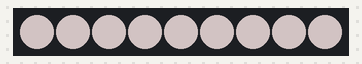
Simulated run of this sketch. Board: Arduino Uno, built with avr-gcc and run on an emulated ATmega328P. On the bench: 9 RGB LEDs in strip order, left to right. Dim RGB values are drawn brighter than linear.

Above: at 0.15 s.
At 4.36 s:
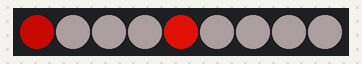
At 9.76 s:
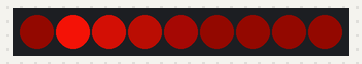
At 19.38 s:
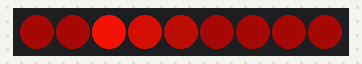
At 29.89 s:
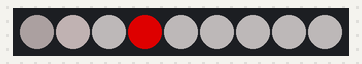
At 39.81 s:
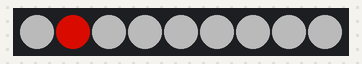

The sketch:

neo_pixel_player.ino
```cpp
#include <Adafruit_NeoPixel.h>
#include <avr/pgmspace.h>

#define PIN 10
#define LED_QUANTITY 9

Adafruit_NeoPixel strip = Adafruit_NeoPixel(LED_QUANTITY, PIN, NEO_GRB + NEO_KHZ800);

//store the led values for fading
struct led{
  byte hue;
  byte sat;
  byte light;
};

//load the sequence into PROGMEM because otherwise it overloads RAM
const byte ledSeq [16][LED_QUANTITY][3] PROGMEM = {
{{0x00, 0x11, 0x83},{0x00, 0x11, 0x83},{0x00, 0x11, 0x83},{0x00, 0x11, 0x83},{0x00, 0x11, 0x83},{0x00, 0x11, 0x83},{0x00, 0x11, 0x83},{0x00, 0x11, 0x83},{0x00, 0x11, 0x83}},
{{0x00, 0x11, 0x83},{0x00, 0x11, 0x83},{0x00, 0x11, 0x83},{0x00, 0x11, 0x83},{0x00, 0x00, 0x00},{0x00, 0x11, 0x83},{0x00, 0x11, 0x83},{0x00, 0x11, 0x83},{0x00, 0x11, 0x83}},
{{0x00, 0x11, 0x83},{0x00, 0x11, 0x83},{0x00, 0x11, 0x83},{0x00, 0x00, 0x00},{0x00, 0x11, 0x83},{0x00, 0x11, 0x83},{0x00, 0x11, 0x83},{0x00, 0x11, 0x83},{0x00, 0x11, 0x83}},
{{0x00, 0x11, 0x83},{0x00, 0x11, 0x83},{0x00, 0x00, 0x00},{0x00, 0x11, 0x83},{0x00, 0x11, 0x83},{0x01, 0xF5, 0xF8},{0x00, 0x11, 0x83},{0x00, 0x11, 0x83},{0x00, 0x11, 0x83}},
{{0x00, 0x10, 0x8A},{0x00, 0x00, 0x00},{0x00, 0x05, 0x82},{0x00, 0x05, 0x82},{0x02, 0xFA, 0xE7},{0x00, 0x10, 0x8A},{0x00, 0x10, 0x8A},{0x00, 0x10, 0x8A},{0x00, 0x05, 0x82}},
{{0x00, 0x00, 0x00},{0x00, 0x10, 0x8A},{0x00, 0x05, 0x82},{0x00, 0xFF, 0xFA},{0x00, 0x05, 0x82},{0x00, 0x05, 0x82},{0x00, 0x05, 0x82},{0x00, 0x05, 0x82},{0x00, 0x05, 0x82}},
{{0x00, 0x02, 0x69},{0x00, 0x02, 0x69},{0x03, 0xFA, 0xFF},{0x00, 0x02, 0x69},{0x00, 0x02, 0x69},{0x00, 0x02, 0x69},{0x00, 0x02, 0x69},{0x00, 0x02, 0x69},{0x00, 0x02, 0x69}},
{{0x00, 0x00, 0x7D},{0x03, 0xFF, 0xF3},{0x00, 0x00, 0x7D},{0x00, 0x00, 0x7D},{0x00, 0x00, 0x7D},{0x00, 0x00, 0x7D},{0x00, 0x00, 0x7D},{0x00, 0x00, 0x7D},{0x00, 0x00, 0x7D}},
{{0x03, 0xFF, 0xF3},{0x04, 0x13, 0x82},{0x04, 0x13, 0x82},{0x04, 0x13, 0x82},{0x04, 0x13, 0x82},{0x04, 0x13, 0x82},{0x04, 0x13, 0x82},{0x04, 0x13, 0x82},{0x04, 0x13, 0x82}},
{{0x00, 0x00, 0x00},{0x00, 0x00, 0x00},{0x00, 0x00, 0x00},{0x00, 0x00, 0x00},{0x03, 0xF8, 0xE5},{0x00, 0x00, 0x00},{0x00, 0x00, 0x00},{0x00, 0x00, 0x00},{0x00, 0x00, 0x00}},
{{0x00, 0x00, 0x00},{0x00, 0x00, 0x00},{0x00, 0x00, 0x00},{0x00, 0x00, 0x00},{0x00, 0x00, 0x00},{0x00, 0x00, 0x00},{0x00, 0x00, 0x00},{0x00, 0x00, 0x00},{0x00, 0x00, 0x00}},
{{0x03, 0xF8, 0xE5},{0x03, 0xF8, 0xE5},{0x03, 0xF8, 0xE5},{0x03, 0xF8, 0xE5},{0x00, 0x00, 0x00},{0x03, 0xF8, 0xE5},{0x03, 0xF8, 0xE5},{0x03, 0xF8, 0xE5},{0x03, 0xF8, 0xE5}},
{{0x00, 0x00, 0x00},{0x00, 0x00, 0x00},{0x00, 0x00, 0x00},{0x00, 0x00, 0x00},{0x03, 0xF8, 0xE5},{0x00, 0x00, 0x00},{0x00, 0x00, 0x00},{0x00, 0x00, 0x00},{0x00, 0x00, 0x00}},
{{0x00, 0x00, 0x00},{0x00, 0x00, 0x00},{0x00, 0x00, 0x00},{0x03, 0xF8, 0xE5},{0x00, 0x00, 0x00},{0x00, 0x00, 0x00},{0x00, 0x00, 0x00},{0x00, 0x00, 0x00},{0x00, 0x00, 0x00}},
{{0x00, 0x00, 0x00},{0x00, 0x00, 0x00},{0x03, 0xF8, 0xE5},{0x00, 0x00, 0x00},{0x00, 0x00, 0x00},{0x00, 0x00, 0x00},{0x00, 0x00, 0x00},{0x00, 0x00, 0x00},{0x00, 0x00, 0x00}},
{{0x00, 0x00, 0x00},{0x03, 0xF8, 0xE5},{0x00, 0x00, 0x00},{0x00, 0x00, 0x00},{0x00, 0x00, 0x00},{0x00, 0x00, 0x00},{0x00, 0x00, 0x00},{0x00, 0x00, 0x00},{0x00, 0x00, 0x00}}
};

float fadefraction = .95; //adjust the fade out speed. typically .9-.99
int interval = 50; //the speed of the animation, lower is faster

//store colors for conversion from HSB
byte col[3] = {0,0,0};
//count loops
int counter = 0;
//current frame of the sequence
int frame = 0;

led myLeds[LED_QUANTITY];

void setup() {
  strip.begin();
  strip.show(); // Initialize all pixels to 'off'
}

void loop() {
//step thru the sequence
  if(frame < 16) {
    if(counter%interval==0) {
      for(int x = 0; x<LED_QUANTITY;x++) {
        byte light = pgm_read_byte(&(ledSeq[frame][x][2])); //check the lightness value
        if(light != 0x00) { //do not override with any black so that the fading can work
          setPixelFade(x, pgm_read_byte(&(ledSeq[frame][x][0])), pgm_read_byte(&(ledSeq[frame][x][1])), light);
        }
      }
      frame++;
    }
  }else{
    frame=0;
  }
  //update the fading - you can increase the "5" for slower fading
  if(counter%5==0)updateLeds();
  strip.show();
  counter++;
  delay(1);
}


void updateLeds() {
  for(int i = 0; i < LED_QUANTITY; i++) {
    updateFade(i);
    HSV_to_RGB(myLeds[i].hue, myLeds[i].sat, myLeds[i].light);
    strip.setPixelColor(i, col[0], col[1], col[2]);
  }
}

void setPixelFade(int m, byte hues, byte saturation, byte lightness) {
  myLeds[m].light = lightness;
  myLeds[m].hue = hues;
  myLeds[m].sat = saturation;
}

void updateFade(int g) {
    if(myLeds[g].light < 2) { //if the lightness is really low, set it to 0 to shut it all the way off
      myLeds[g].light = 0;
    }
    else {
      myLeds[g].light *= fadefraction;
    }
}

//code to convert HSB to RGB
void HSV_to_RGB(float h, float s, float v)
{
  int i;
  byte r, g, b;
  float f,p,q,t;

  s /= 255;
  v /= 255;

  if(s == 0) {
    // Achromatic (grey)
    r = g = b = v*255;
    col[0] = r;
    col[1] = g;
    col[2] = b;
    return;
  }

  h /= 60; // sector 0 to 5
  i = h;
  f = h - i; // factorial part of h
  p = v * (1 - s);
  q = v * (1 - s * f);
  t = v * (1 - s * (1 - f));
  switch(i) {
    case 0:
      r = 255*v;
      g = 255*t;
      b = 255*p;
      break;
    case 1:
      r = 255*q;
      g = 255*v;
      b = 255*p;
      break;
    case 2:
      r = 255*p;
      g = 255*v;
      b = 255*t;
      break;
    case 3:
      r = 255*p;
      g = 255*q;
      b = 255*v;
      break;
    case 4:
      r = 255*t;
      g = 255*p;
      b = 255*v;
      break;
    default:
      r = 255*v;
      g = 255*p;
      b = 255*q;
    }
    col[0] = r;
    col[1] = g;
    col[2] = b;
    return;
}
```
